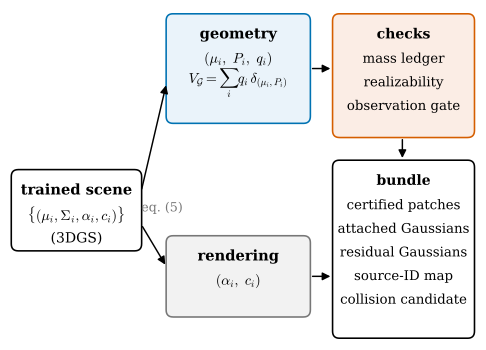

Reproduce this figure in Python.
"""Figure 50.1.2 (schematic): the pipeline of Manifold-GS as described in [ManifoldGS26] §1, §3–§6.

A trained Gaussian scene is split into geometry atoms (mu_i, P_i, q_i) and rendering parameters (alpha_i, c_i) (eq. (5)).
The geometry atoms form the Gaussian varifold surrogate V_G (Definition 1). Three checks act on it: the mass ledger of
refinement (§4), the realizability diagnostics (§5) and the observation gate (§6). The export is a hybrid bundle (§6).

Run from the project root: PYTHONPATH=tools python3 chapters/50-paper-manifold-gs/figures/fig-50-1-2-pipeline.py
"""
import dgfig

dgfig.setup()
import matplotlib.pyplot as plt  # noqa: E402
from matplotlib.patches import FancyArrowPatch, FancyBboxPatch  # noqa: E402

C = dgfig.COLORS
fig, ax = plt.subplots(figsize=(6.4, 4.6))
ax.set_xlim(-0.15, 10.15)
ax.set_ylim(-0.15, 7.05)
ax.set_axis_off()


def box(x0, y0, w, h, lines, edge, face="white", title=None, fs=10.5):
    ax.add_patch(FancyBboxPatch((x0, y0), w, h, boxstyle="round,pad=0.06,rounding_size=0.15",
                                edgecolor=edge, facecolor=face, lw=1.2))
    y = y0 + h - 0.38
    if title:
        ax.text(x0 + w / 2, y, title, ha="center", va="center", fontsize=fs + 0.5, fontweight="bold")
        y -= 0.52
    for ln in lines:
        ax.text(x0 + w / 2, y, ln, ha="center", va="center", fontsize=fs)
        y -= 0.5
    return (x0, y0, w, h)


def arrow(p, q, color=C["main"], rad=0.0):
    ax.add_patch(FancyArrowPatch(p, q, arrowstyle="-|>", mutation_scale=12, lw=1.1, color=color,
                                 connectionstyle=f"arc3,rad={rad}"))


box(0.05, 1.9, 2.7, 1.6, [r"$\{(\mu_i, \Sigma_i, \alpha_i, c_i)\}$", "(3DGS)"], C["main"], title="trained scene")
box(3.4, 4.6, 3.0, 2.2, [r"$(\mu_i,\ P_i,\ q_i)$", r"$V_{\mathcal{G}} = \sum_i q_i\,\delta_{(\mu_i, P_i)}$"],
    C["tangent"], face="#EAF3FA", title="geometry")
box(3.4, 0.5, 3.0, 1.6, [r"$(\alpha_i,\ c_i)$"], C["aux"], face="#F2F2F2", title="rendering")
box(7.0, 4.3, 2.95, 2.5, ["mass ledger", "realizability", "observation gate"], C["normal"], face="#FBEDE5",
    title="checks", fs=10)
box(7.0, 0.05, 2.95, 3.65, ["certified patches", "attached Gaussians", "residual Gaussians", "source-ID map",
                            "collision candidate"], C["main"], title="bundle", fs=10)
arrow((2.8, 3.1), (3.35, 5.4))
arrow((2.8, 2.4), (3.35, 1.5))
arrow((6.45, 5.7), (6.95, 5.7))
arrow((8.45, 4.25), (8.45, 3.75))
arrow((6.45, 1.3), (6.95, 1.3))
ax.text(3.25, 2.75, "eq. (5)", fontsize=9.5, color=C["aux"], ha="center", va="center")
dgfig.save(fig, __file__)
